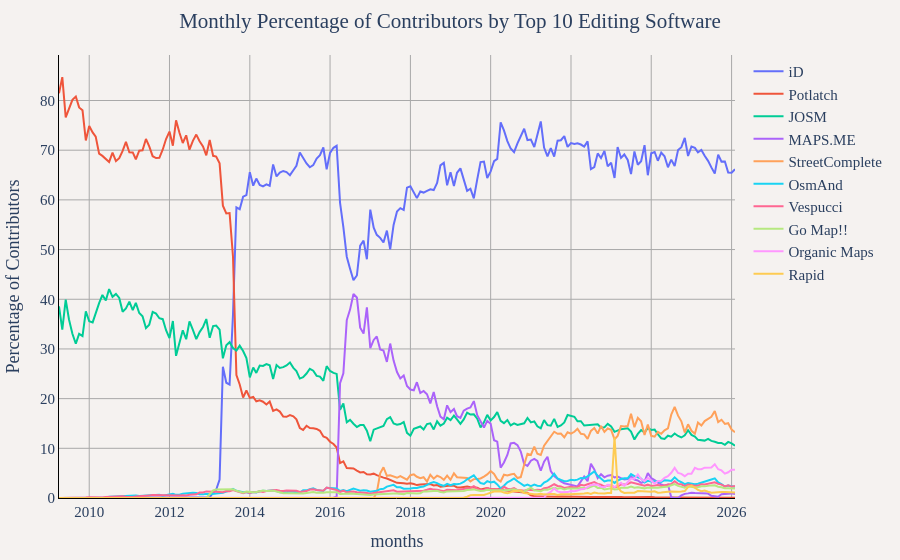

The notebook cell saved with this chart:
### Markdown cell above
## Monthly Percentage of Contributors by Top 10 Editing Software

### Code cell
df = duckdb.sql("""
WITH top_software AS (
	SELECT created_by
	FROM (
		SELECT
			created_by,
			COUNT(DISTINCT user_name) as total_contributors
		FROM '../changeset_data/year=*/month=*/*.parquet'
		WHERE created_by IS NOT NULL
		GROUP BY created_by
		ORDER BY total_contributors DESC
		LIMIT 10
	)
),
monthly_software_contributors AS (
	SELECT 
		CONCAT(year, '-', LPAD(CAST(month as VARCHAR), 2, '0')) as months,
		created_by,
		COUNT(DISTINCT user_name) as contributors
	FROM '../changeset_data/year=*/month=*/*.parquet'
	WHERE created_by IN (SELECT created_by FROM top_software)
	GROUP BY year, month, created_by
),
monthly_total_contributors AS (
	SELECT 
		CONCAT(year, '-', LPAD(CAST(month as VARCHAR), 2, '0')) as months,
		COUNT(DISTINCT user_name) as total_contributors
	FROM '../changeset_data/year=*/month=*/*.parquet'
	WHERE created_by IS NOT NULL
	GROUP BY year, month
)
SELECT 
	msc.months,
	msc.created_by,
	ROUND((msc.contributors * 100.0) / mtc.total_contributors, 2) as 'Percentage of Contributors'
FROM monthly_software_contributors msc
JOIN monthly_total_contributors mtc ON msc.months = mtc.months
ORDER BY msc.months, msc.created_by""").df()

util.show_figure(
    [
        util.FigureConfig(
            title="Monthly Percentage of Contributors by Top 10 Editing Software",
            x_col="months",
            y_col="Percentage of Contributors",
            y_unit_hover_template="%",
            group_col="created_by",
            query_or_df=df,
        ),
    ],
)

### Figure 1 — Plotly figure (JSON) as saved in the notebook; plotly's stock layout.template omitted (floating-point values rounded to 4 significant figures; data arrays with more than 128 entries replaced by an {"elided": "..."} marker saying what was removed)
{"data": [{"hovertemplate": "iD<br>%{x}<br>%{y:,} %<extra></extra>", "name": "iD", "type": "scatter", "visible": true, "x": {"elided": "203 str values"}, "y": {"elided": "203 float values"}}, {"hovertemplate": "Potlatch<br>%{x}<br>%{y:,} %<extra></extra>", "name": "Potlatch", "type": "scatter", "visible": true, "x": {"elided": "203 str values"}, "y": {"elided": "203 float values"}}, {"hovertemplate": "JOSM<br>%{x}<br>%{y:,} %<extra></extra>", "name": "JOSM", "type": "scatter", "visible": true, "x": {"elided": "203 str values"}, "y": {"elided": "203 float values"}}, {"hovertemplate": "MAPS.ME<br>%{x}<br>%{y:,} %<extra></extra>", "name": "MAPS.ME", "type": "scatter", "visible": true, "x": {"elided": "203 str values"}, "y": {"elided": "203 float values"}}, {"hovertemplate": "StreetComplete<br>%{x}<br>%{y:,} %<extra></extra>", "name": "StreetComplete", "type": "scatter", "visible": true, "x": {"elided": "203 str values"}, "y": {"elided": "203 float values"}}, {"hovertemplate": "OsmAnd<br>%{x}<br>%{y:,} %<extra></extra>", "name": "OsmAnd", "type": "scatter", "visible": true, "x": {"elided": "203 str values"}, "y": {"elided": "203 float values"}}, {"hovertemplate": "Vespucci<br>%{x}<br>%{y:,} %<extra></extra>", "name": "Vespucci", "type": "scatter", "visible": true, "x": {"elided": "203 str values"}, "y": {"elided": "203 float values"}}, {"hovertemplate": "Go Map!!<br>%{x}<br>%{y:,} %<extra></extra>", "name": "Go Map!!", "type": "scatter", "visible": true, "x": {"elided": "203 str values"}, "y": {"elided": "203 float values"}}, {"hovertemplate": "Organic Maps<br>%{x}<br>%{y:,} %<extra></extra>", "name": "Organic Maps", "type": "scatter", "visible": true, "x": {"elided": "203 str values"}, "y": {"elided": "203 float values"}}, {"hovertemplate": "Rapid<br>%{x}<br>%{y:,} %<extra></extra>", "name": "Rapid", "type": "scatter", "visible": true, "x": {"elided": "203 str values"}, "y": {"elided": "203 float values"}}], "layout": {"barmode": "stack", "font": {"family": "Times", "size": 15}, "margin": {"b": 55, "l": 55, "r": 55, "t": 55}, "paper_bgcolor": "#f5f2f0", "plot_bgcolor": "#f5f2f0", "title": {"text": "Monthly Percentage of Contributors by Top 10 Editing Software", "x": 0.5}, "xaxis": {"gridcolor": "darkgray", "linecolor": "black", "showgrid": true, "tickcolor": "black", "title": {"text": "months"}, "zerolinecolor": "darkgray"}, "yaxis": {"gridcolor": "darkgray", "linecolor": "black", "rangemode": "tozero", "showgrid": true, "tickcolor": "black", "title": {"text": "Percentage of Contributors"}, "zerolinecolor": "darkgray"}}}
